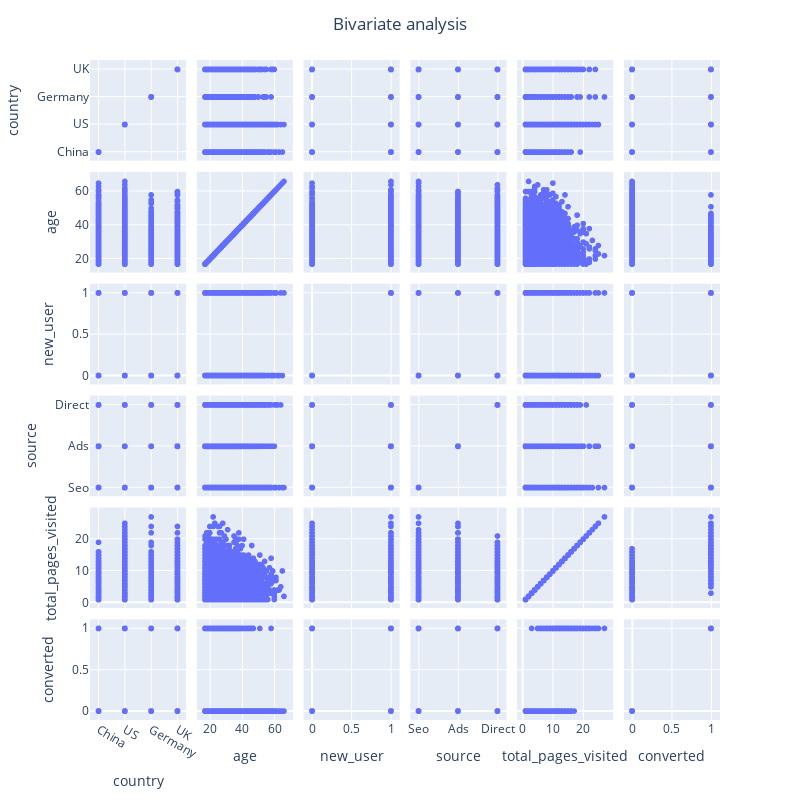

The notebook cell this image was saved under:
### Code cell
# Visualize pairwise dependencies before taking out outliers
fig = px.scatter_matrix(data_sample)
fig.update_layout(
        title = go.layout.Title(text = "Bivariate analysis", x = 0.5), showlegend = False, 
            autosize=False, height=800, width = 800)
fig.show()

### Figure 1 — Plotly figure (JSON) as saved in the notebook; plotly's stock layout.template omitted (floating-point values rounded to 4 significant figures; data arrays with more than 128 entries replaced by an {"elided": "..."} marker saying what was removed)
{"data": [{"dimensions": [{"axis": {"matches": true}, "label": "country", "values": {"elided": "10000 str values"}}, {"axis": {"matches": true}, "label": "age", "values": {"elided": "10000 int values"}}, {"axis": {"matches": true}, "label": "new_user", "values": {"elided": "10000 int values"}}, {"axis": {"matches": true}, "label": "source", "values": {"elided": "10000 str values"}}, {"axis": {"matches": true}, "label": "total_pages_visited", "values": {"elided": "10000 int values"}}, {"axis": {"matches": true}, "label": "converted", "values": {"elided": "10000 int values"}}], "hovertemplate": "%{xaxis.title.text}=%{x}<br>%{yaxis.title.text}=%{y}<extra></extra>", "legendgroup": "", "marker": {"color": "#636efa", "symbol": "circle"}, "name": "", "showlegend": false, "type": "splom"}], "layout": {"autosize": false, "dragmode": "select", "height": 800, "legend": {"tracegroupgap": 0}, "margin": {"t": 60}, "showlegend": false, "title": {"text": "Bivariate analysis", "x": 0.5}, "width": 800}}
